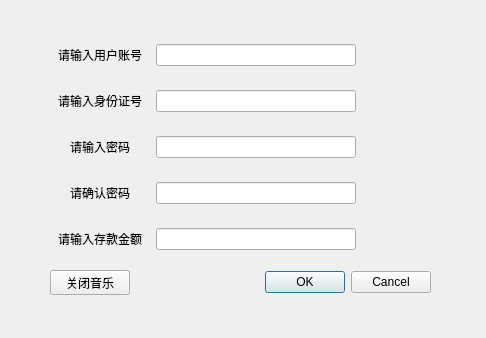
<?xml version="1.0" encoding="UTF-8"?>
<ui version="4.0">
 <class>user_save_money</class>
 <widget class="QDialog" name="user_save_money">
  <property name="geometry">
   <rect>
    <x>0</x>
    <y>0</y>
    <width>486</width>
    <height>338</height>
   </rect>
  </property>
  <property name="windowTitle">
   <string>Dialog</string>
  </property>
  <property name="styleSheet">
   <string notr="true">background-image: url(:/log1.jpg);</string>
  </property>
  <widget class="QWidget" name="gridLayoutWidget">
   <property name="geometry">
    <rect>
     <x>50</x>
     <y>30</y>
     <width>381</width>
     <height>281</height>
    </rect>
   </property>
   <layout class="QGridLayout" name="gridLayout">
    <item row="2" column="0">
     <widget class="QLabel" name="label_3">
      <property name="minimumSize">
       <size>
        <width>100</width>
        <height>30</height>
       </size>
      </property>
      <property name="maximumSize">
       <size>
        <width>100</width>
        <height>30</height>
       </size>
      </property>
      <property name="text">
       <string>请输入密码</string>
      </property>
      <property name="alignment">
       <set>Qt::AlignCenter</set>
      </property>
     </widget>
    </item>
    <item row="2" column="1">
     <widget class="QLineEdit" name="user_passward1">
      <property name="maximumSize">
       <size>
        <width>200</width>
        <height>16777215</height>
       </size>
      </property>
      <property name="sizeIncrement">
       <size>
        <width>200</width>
        <height>0</height>
       </size>
      </property>
      <property name="alignment">
       <set>Qt::AlignLeading|Qt::AlignLeft|Qt::AlignVCenter</set>
      </property>
     </widget>
    </item>
    <item row="5" column="1">
     <widget class="QDialogButtonBox" name="yesorno">
      <property name="standardButtons">
       <set>QDialogButtonBox::Cancel|QDialogButtonBox::Ok</set>
      </property>
     </widget>
    </item>
    <item row="5" column="0">
     <widget class="QPushButton" name="close_music">
      <property name="minimumSize">
       <size>
        <width>80</width>
        <height>25</height>
       </size>
      </property>
      <property name="maximumSize">
       <size>
        <width>80</width>
        <height>25</height>
       </size>
      </property>
      <property name="text">
       <string>关闭音乐</string>
      </property>
     </widget>
    </item>
    <item row="0" column="0">
     <widget class="QLabel" name="label_2">
      <property name="minimumSize">
       <size>
        <width>100</width>
        <height>30</height>
       </size>
      </property>
      <property name="maximumSize">
       <size>
        <width>100</width>
        <height>30</height>
       </size>
      </property>
      <property name="text">
       <string>请输入用户账号</string>
      </property>
      <property name="alignment">
       <set>Qt::AlignCenter</set>
      </property>
     </widget>
    </item>
    <item row="1" column="0">
     <widget class="QLabel" name="label">
      <property name="minimumSize">
       <size>
        <width>100</width>
        <height>30</height>
       </size>
      </property>
      <property name="maximumSize">
       <size>
        <width>100</width>
        <height>30</height>
       </size>
      </property>
      <property name="text">
       <string>请输入身份证号</string>
      </property>
      <property name="alignment">
       <set>Qt::AlignCenter</set>
      </property>
     </widget>
    </item>
    <item row="1" column="1">
     <widget class="QLineEdit" name="user_id">
      <property name="maximumSize">
       <size>
        <width>200</width>
        <height>16777215</height>
       </size>
      </property>
      <property name="sizeIncrement">
       <size>
        <width>200</width>
        <height>0</height>
       </size>
      </property>
     </widget>
    </item>
    <item row="0" column="1">
     <widget class="QLineEdit" name="user_num">
      <property name="maximumSize">
       <size>
        <width>200</width>
        <height>16777215</height>
       </size>
      </property>
      <property name="sizeIncrement">
       <size>
        <width>200</width>
        <height>0</height>
       </size>
      </property>
     </widget>
    </item>
    <item row="3" column="0">
     <widget class="QLabel" name="label_4">
      <property name="minimumSize">
       <size>
        <width>100</width>
        <height>30</height>
       </size>
      </property>
      <property name="maximumSize">
       <size>
        <width>100</width>
        <height>30</height>
       </size>
      </property>
      <property name="text">
       <string>请确认密码</string>
      </property>
      <property name="alignment">
       <set>Qt::AlignCenter</set>
      </property>
     </widget>
    </item>
    <item row="3" column="1">
     <widget class="QLineEdit" name="user_passward2">
      <property name="maximumSize">
       <size>
        <width>200</width>
        <height>16777215</height>
       </size>
      </property>
      <property name="sizeIncrement">
       <size>
        <width>200</width>
        <height>0</height>
       </size>
      </property>
      <property name="alignment">
       <set>Qt::AlignLeading|Qt::AlignLeft|Qt::AlignVCenter</set>
      </property>
     </widget>
    </item>
    <item row="4" column="0">
     <widget class="QLabel" name="label_5">
      <property name="minimumSize">
       <size>
        <width>100</width>
        <height>30</height>
       </size>
      </property>
      <property name="maximumSize">
       <size>
        <width>100</width>
        <height>30</height>
       </size>
      </property>
      <property name="text">
       <string>请输入存款金额</string>
      </property>
      <property name="alignment">
       <set>Qt::AlignCenter</set>
      </property>
     </widget>
    </item>
    <item row="4" column="1">
     <widget class="QLineEdit" name="save_money">
      <property name="maximumSize">
       <size>
        <width>200</width>
        <height>16777215</height>
       </size>
      </property>
      <property name="sizeIncrement">
       <size>
        <width>200</width>
        <height>0</height>
       </size>
      </property>
      <property name="alignment">
       <set>Qt::AlignLeading|Qt::AlignLeft|Qt::AlignVCenter</set>
      </property>
     </widget>
    </item>
   </layout>
  </widget>
 </widget>
 <resources/>
 <connections/>
</ui>
